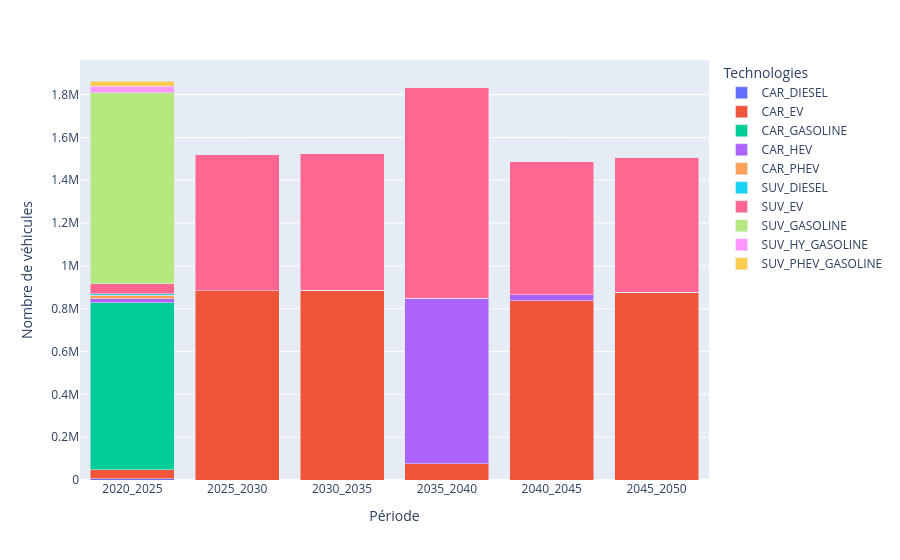

Notebook source saved alongside this figure:
### Code cell
plot_new_positive(results_materials, priv_mob_techs_positive, sector='priv_mob')

### Figure 1 — Plotly figure (JSON) as saved in the notebook; plotly's stock layout.template omitted (floating-point values rounded to 4 significant figures)
{"data": [{"hovertemplate": "Technologies=CAR_DIESEL<br>Période=%{x}<br>Capacité=%{y}<extra></extra>", "legendgroup": "CAR_DIESEL", "marker": {"color": "#636efa", "pattern": {"shape": ""}}, "name": "CAR_DIESEL", "orientation": "v", "showlegend": true, "textposition": "auto", "type": "bar", "x": ["2020_2025", "2025_2030", "2030_2035", "2035_2040", "2040_2045", "2045_2050"], "xaxis": "x", "y": [6427.0, 0.0, 0.0, 0.0, 0.0, 0.0], "yaxis": "y"}, {"hovertemplate": "Technologies=CAR_EV<br>Période=%{x}<br>Capacité=%{y}<extra></extra>", "legendgroup": "CAR_EV", "marker": {"color": "#EF553B", "pattern": {"shape": ""}}, "name": "CAR_EV", "orientation": "v", "showlegend": true, "textposition": "auto", "type": "bar", "x": ["2020_2025", "2025_2030", "2030_2035", "2035_2040", "2040_2045", "2045_2050"], "xaxis": "x", "y": [41620.0, 883000.0, 886100.0, 75100.0, 837500.0, 875900.0], "yaxis": "y"}, {"hovertemplate": "Technologies=CAR_GASOLINE<br>Période=%{x}<br>Capacité=%{y}<extra></extra>", "legendgroup": "CAR_GASOLINE", "marker": {"color": "#00cc96", "pattern": {"shape": ""}}, "name": "CAR_GASOLINE", "orientation": "v", "showlegend": true, "textposition": "auto", "type": "bar", "x": ["2020_2025", "2025_2030", "2030_2035", "2035_2040", "2040_2045", "2045_2050"], "xaxis": "x", "y": [779400.0, 0.0, 0.0, 0.0, 0.0, 0.0], "yaxis": "y"}, {"hovertemplate": "Technologies=CAR_HEV<br>Période=%{x}<br>Capacité=%{y}<extra></extra>", "legendgroup": "CAR_HEV", "marker": {"color": "#ab63fa", "pattern": {"shape": ""}}, "name": "CAR_HEV", "orientation": "v", "showlegend": true, "textposition": "auto", "type": "bar", "x": ["2020_2025", "2025_2030", "2030_2035", "2035_2040", "2040_2045", "2045_2050"], "xaxis": "x", "y": [19970.0, 0.0, 0.0, 772700.0, 28420.0, 0.0], "yaxis": "y"}, {"hovertemplate": "Technologies=CAR_PHEV<br>Période=%{x}<br>Capacité=%{y}<extra></extra>", "legendgroup": "CAR_PHEV", "marker": {"color": "#FFA15A", "pattern": {"shape": ""}}, "name": "CAR_PHEV", "orientation": "v", "showlegend": true, "textposition": "auto", "type": "bar", "x": ["2020_2025", "2025_2030", "2030_2035", "2035_2040", "2040_2045", "2045_2050"], "xaxis": "x", "y": [16440.0, 0.0, 0.0, 0.0, 0.0, 0.0], "yaxis": "y"}, {"hovertemplate": "Technologies=SUV_DIESEL<br>Période=%{x}<br>Capacité=%{y}<extra></extra>", "legendgroup": "SUV_DIESEL", "marker": {"color": "#19d3f3", "pattern": {"shape": ""}}, "name": "SUV_DIESEL", "orientation": "v", "showlegend": true, "textposition": "auto", "type": "bar", "x": ["2020_2025", "2025_2030", "2030_2035", "2035_2040", "2040_2045", "2045_2050"], "xaxis": "x", "y": [5230.0, 0.0, 0.0, 0.0, 0.0, 0.0], "yaxis": "y"}, {"hovertemplate": "Technologies=SUV_EV<br>Période=%{x}<br>Capacité=%{y}<extra></extra>", "legendgroup": "SUV_EV", "marker": {"color": "#FF6692", "pattern": {"shape": ""}}, "name": "SUV_EV", "orientation": "v", "showlegend": true, "textposition": "auto", "type": "bar", "x": ["2020_2025", "2025_2030", "2030_2035", "2035_2040", "2040_2045", "2045_2050"], "xaxis": "x", "y": [48120.0, 636600.0, 639200.0, 986000.0, 621800.0, 630400.0], "yaxis": "y"}, {"hovertemplate": "Technologies=SUV_GASOLINE<br>Période=%{x}<br>Capacité=%{y}<extra></extra>", "legendgroup": "SUV_GASOLINE", "marker": {"color": "#B6E880", "pattern": {"shape": ""}}, "name": "SUV_GASOLINE", "orientation": "v", "showlegend": true, "textposition": "auto", "type": "bar", "x": ["2020_2025", "2025_2030", "2030_2035", "2035_2040", "2040_2045", "2045_2050"], "xaxis": "x", "y": [891900.0, 0.0, 0.0, 0.0, 0.0, 0.0], "yaxis": "y"}, {"hovertemplate": "Technologies=SUV_HY_GASOLINE<br>Période=%{x}<br>Capacité=%{y}<extra></extra>", "legendgroup": "SUV_HY_GASOLINE", "marker": {"color": "#FF97FF", "pattern": {"shape": ""}}, "name": "SUV_HY_GASOLINE", "orientation": "v", "showlegend": true, "textposition": "auto", "type": "bar", "x": ["2020_2025", "2025_2030", "2030_2035", "2035_2040", "2040_2045", "2045_2050"], "xaxis": "x", "y": [29170.0, 0.0, 0.0, 0.0, 0.0, 0.0], "yaxis": "y"}, {"hovertemplate": "Technologies=SUV_PHEV_GASOLINE<br>Période=%{x}<br>Capacité=%{y}<extra></extra>", "legendgroup": "SUV_PHEV_GASOLINE", "marker": {"color": "#FECB52", "pattern": {"shape": ""}}, "name": "SUV_PHEV_GASOLINE", "orientation": "v", "showlegend": true, "textposition": "auto", "type": "bar", "x": ["2020_2025", "2025_2030", "2030_2035", "2035_2040", "2040_2045", "2045_2050"], "xaxis": "x", "y": [25430.0, 0.0, 0.0, 0.0, 0.0, 0.0], "yaxis": "y"}], "layout": {"barmode": "stack", "legend": {"title": {"text": "Technologies"}, "tracegroupgap": 0}, "margin": {"t": 60}, "xaxis": {"anchor": "y", "domain": [0, 1], "title": {"text": "Période"}}, "yaxis": {"anchor": "x", "domain": [0, 1], "title": {"text": "Nombre de véhicules"}}}}
